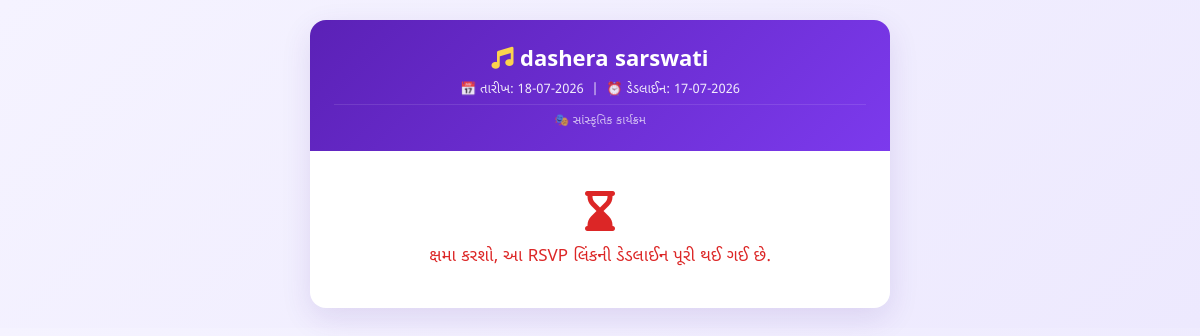
The page /rsvp/2 on the database its author committed.
### tables this page shows
CREATE TABLE events (
        id INTEGER PRIMARY KEY AUTOINCREMENT, 
        event_name TEXT, 
        event_date TEXT, 
        deadline_date TEXT, 
        event_type TEXT DEFAULT 'culture'
    );

### app.py (the view, shortened to what this page needs)
@app.route("/rsvp/<int:event_id>", methods=["GET", "POST"])
def rsvp_public(event_id):
    conn = sqlite3.connect("samaj.db")
    cursor = conn.cursor()
    cursor.execute("SELECT id, event_name, event_date, deadline_date, event_type FROM events WHERE id=?", (event_id,))
    ev = cursor.fetchone()
    if not ev:
        conn.close()
        return "<h3>ઇવેન્ટ મળી નથી!</h3>"
    is_expired = ev[3] and datetime.now().strftime("%Y-%m-%d") > ev[3]
    cursor.execute("SELECT id, firm_name FROM families ORDER BY firm_name ASC")
    all_families = cursor.fetchall()
    conn.close()
    event = (ev[0], ev[1], format_date_to_indian(ev[2]), format_date_to_indian(ev[3]), ev[4])
    if ev[4] == 'culture':
        return render_template("rsvp_culture.html", event=event, families=all_families, is_expired=is_expired)
    elif ev[4] == 'saraswati':
        return render_template("rsvp_saraswati.html", event=event, families=all_families, is_expired=is_expired)
    else:
        return render_template("rsvp_jamvanu.html", event=event, families=all_families, is_expired=is_expired)

### app.py (called while the page is built)
def format_date_to_indian(date_str):
    if not date_str:
        return ""
    for fmt in ("%Y-%m-%d", "%d-%m-%Y"):
        try:
            return datetime.strptime(date_str.strip(), fmt).strftime("%d-%m-%Y")
        except ValueError:
            continue
    return date_str

### templates/rsvp_culture.html (shortened to what this page needs)
<!DOCTYPE html>
<html lang="gu">
<head>
</head>
<body>
<div class="card">
    <div class="header">
        <h1><i class="fas fa-music"></i> {{ event[1] }}</h1>
        <p>📅 તારીખ: {{ event[2] }} &nbsp;|&nbsp; ⏰ ડેડલાઈન: {{ event[3] }}</p>
        <div class="society">🎭 સાંસ્કૃતિક કાર્યક્રમ</div>
    </div>
    {% if is_expired %}
    <div class="expired">
        <i class="fas fa-hourglass-end"></i>
        ક્ષમા કરશો, આ RSVP લિંકની ડેડલાઈન પૂરી થઈ ગઈ છે.
    </div>
    {% endif %}
</div>
<link rel="stylesheet" href="https://cdnjs.cloudflare.com/ajax/libs/font-awesome/6.5.0/css/all.min.css">
</body>
</html>

### templates/rsvp_culture.html (style rules this page uses)
* { box-sizing: border-box; }
body { font-family: 'Noto Sans Gujarati', 'Segoe UI', sans-serif; background: linear-gradient(135deg, #f5f3ff 0%, #ede9fe 100%); margin: 0; padding: 20px; color: #1e293b; }
.card { max-width: 580px; margin: 0 auto; background: #ffffff; border-radius: 16px; box-shadow: 0 10px 30px rgba(76, 29, 149, 0.12); overflow: hidden; }
.header { background: linear-gradient(135deg, #5b21b6, #7c3aed); color: #fff; padding: 22px 24px; text-align: center; }
.header h1 { margin: 0 0 6px; font-size: 22px; }
.header h1 i { color: #fcd34d; }
.header p { margin: 2px 0; font-size: 13px; opacity: 0.9; }
.header .society { font-size: 12px; opacity: 0.7; margin-top: 6px; border-top: 1px solid rgba(255,255,255,0.15); padding-top: 8px; }
.expired { text-align: center; padding: 40px 24px; color: #dc2626; font-size: 17px; }
.expired i { font-size: 40px; display: block; margin-bottom: 12px; }

### rows shown on the page
events: event_name "dashera sarswati", event_date "18-07-2026", deadline_date "17-07-2026"
